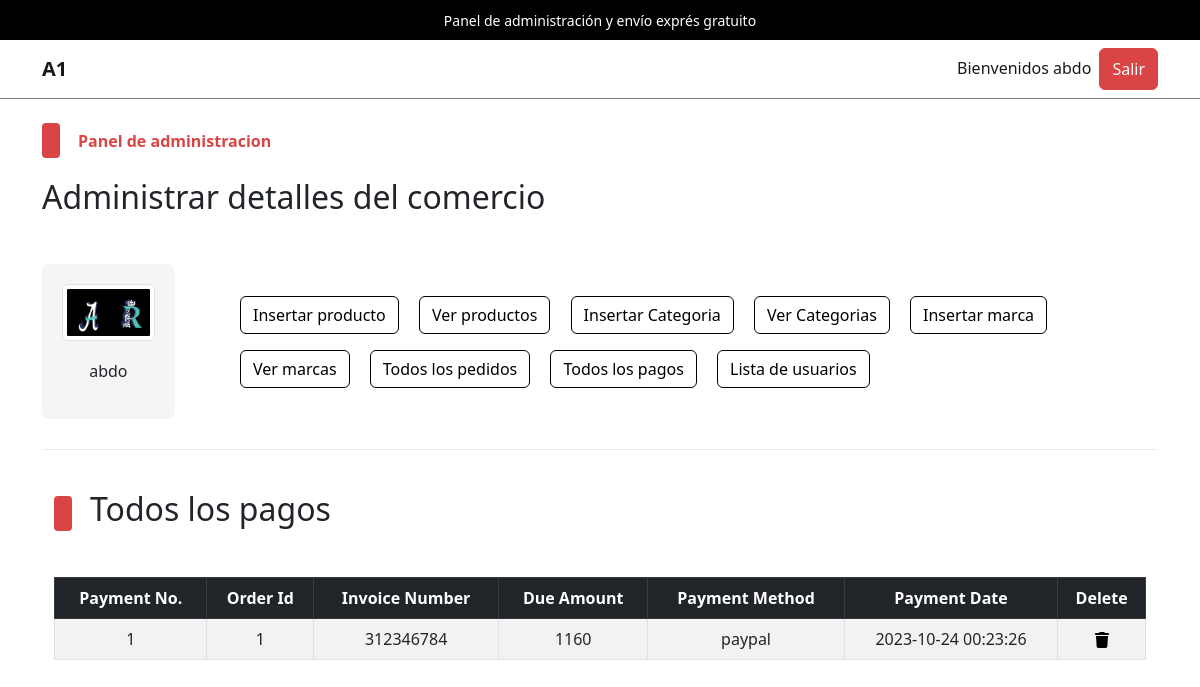
/admin/index.php?list_payments (signed in), run on the app's committed database.
### tables this page shows
CREATE TABLE `admin_table` (
  `admin_id` int(11) NOT NULL,
  `admin_name` varchar(100) NOT NULL,
  `admin_email` varchar(200) NOT NULL,
  `admin_image` varchar(255) NOT NULL,
  `admin_password` varchar(255) NOT NULL
);

CREATE TABLE `user_payments` (
  `payment_id` int(11) NOT NULL,
  `order_id` int(11) NOT NULL,
  `invoice_number` int(11) NOT NULL,
  `amount` int(11) NOT NULL,
  `payment_method` varchar(255) NOT NULL,
  `payment_date` timestamp NOT NULL DEFAULT current_timestamp() ON UPDATE current_timestamp()
);

### admin/list_payments.php (the view, shortened to what this page needs)
<!DOCTYPE html>
<html lang="es">
<head>
</head>
<body>
    <div class="container">
        <div class="categ-header">
            <div class="sub-title">
                <span class="shape"></span>
                <h2>Todos los pagos</h2>
            </div>
        </div>
        <div class="table-data">
            <table class="table table-bordered table-hover table-striped text-center">
                <thead class="table-dark">
                    <?php
                    $get_payment_query = "SELECT * FROM `user_payments`";
                    $get_payment_result = mysqli_query($con, $get_payment_query);
                    $row_count = mysqli_num_rows($get_payment_result);
                    if($row_count!=0){
                        echo "
                        <tr>
                        <th>Payment No.</th>
                        <th>Order Id</th>
                        <th>Invoice Number</th>
                        <th>Due Amount</th>
                        <th>Payment Method</th>
                        <th>Payment Date</th>
                        <th>Delete</th>
                    </tr>
                    ";
                    }
                    ?>
                </thead>
                <tbody>
                    <?php
                    if ($row_count == 0) {
                        echo "<h2 class='text-center text-light p-2 bg-dark'>No payments yet</h2>";
                    } else {
                        $id_number = 1;
                        while ($row_fetch_payments = mysqli_fetch_array($get_payment_result)) {
                            $payment_id = $row_fetch_payments['payment_id'];
                            $order_id = $row_fetch_payments['order_id'];
                            $invoice_number = $row_fetch_payments['invoice_number'];
                            $amount_due = $row_fetch_payments['amount'];
                            $payment_method = $row_fetch_payments['payment_method'];
                            $payment_date = $row_fetch_payments['payment_date'];
                            echo "
                            <tr>
                            <td>$id_number</td>
                            <td>$order_id</td>
                            <td>$invoice_number</td>
                            <td>$amount_due</td>
                            <td>$payment_method</td>
                            <td>$payment_date</td>
                            <td>
                                <a href='index.php?delete_payment=$payment_id' data-bs-toggle='modal' data-bs-target='#deleteModal_$payment_id'>
                                </a>
                                <div class='modal fade' id='deleteModal_$payment_id' tabindex='-1' aria-labelledby='deleteModal_$payment_id.Label' aria-hidden='true'>
                                                            <a class='text-light' href='index.php?delete_payment=$payment_id'>
                                                                Delete Payment No. <strong>$id_number</strong>
                                                            </a>
                                </div>
                            </td>
                        </tr>
                            ";
                            $id_number++;
                        }
                    }
                    ?>
                </tbody>
            </table>
        </div>
    </div>
</body>
</html>

### admin/index.php (shortened to what this page needs)
<?php
    if(isset($_SESSION['admin_username'])){
        $admin_name = $_SESSION['admin_username'];
        $get_admin_data = "SELECT * FROM `admin_table` WHERE admin_name = '$admin_name'";
        $get_admin_result = mysqli_query($con,$get_admin_data);
        $row_fetch_admin_data = mysqli_fetch_array($get_admin_result);
        $admin_name = $row_fetch_admin_data['admin_name'];
        $admin_image = $row_fetch_admin_data['admin_image'];
    }else{
        echo "<script>window.open('./admin_login.php','_self');</script>";
    }
?>
<!DOCTYPE html>
<html lang="es">
<head>
    <link rel="stylesheet" href="../assets/css/bootstrap.css" />
    <link rel="stylesheet" href="../assets/css/main.css" />
</head>
<body>
    <div class="upper-nav primary-bg p-2 px-3 text-center text-break">
        <span>Panel de administración y envío exprés gratuito</span>
    </div>
    <nav class="navbar navbar-expand-lg navbar-light bg-light">
        <div class="container">
            <a class="navbar-brand fw-bold" href="#">A1</a>
            <div class="collapse navbar-collapse" id="navbarSupportedContentad">
                <ul class="navbar-nav ms-auto mb-2 mb-lg-0">
                    <li class="nav-item">
                        <a class="nav-link active" aria-current="page" href="#">Bienvenidos <?php echo $admin_name;?></a>
                    </li>
                    <li class="nav-item">
                    <button class="btn btn-primary p-0 px-1">
                            <a href="./admin_logout.php" class="nav-link text-light">Salir</a>
                        </button>
                    </li>
                </ul>
            </div>
        </div>
    </nav>
    <div class="control">
        <div class="container pt-4 pb-0">
            <div class="categ-header">
                <div class="sub-title">
                    <span class="shape"></span>
                    <span class="title">Panel de administracion</span>
                </div>
                <h2>Administrar detalles del comercio</h2>
            </div>
            <div class="row align-items-center">
                <div class="col-md-2">
                    <div class="admin-image">
                        <a href="./index.php"><img src="./admin_images/<?php echo $admin_image;?>" class="img-thumbnail" alt="Admin Photo"></a>
                        <p><?php echo $admin_name;?></p>
                    </div>
                </div>
                <div class="col-md-10">
                    <div class="buttons">
                        <button class="btn btn-outline-primary m-2">
                            <a href="./insert_product.php" class="nav-link">Insertar producto</a>
                        </button>
                        <button class="btn btn-outline-primary m-2">
                            <a href="index.php?view_products" class="nav-link">Ver productos</a>
                        </button>
                        <button class="btn btn-outline-primary m-2">
                            <a href="index.php?insert_category" class="nav-link">Insertar Categoria</a>
                        </button>
                        <button class="btn btn-outline-primary m-2">
                            <a href="index.php?view_categories" class="nav-link">Ver Categorias</a>
                        </button>
                        <button class="btn btn-outline-primary m-2">
                            <a href="index.php?insert_brand" class="nav-link">Insertar marca</a>
                        </button>
                        <button class="btn btn-outline-primary m-2">
                            <a href="index.php?view_brands" class="nav-link">Ver marcas</a>
                        </button>
                        <button class="btn btn-outline-primary m-2">
                            <a href="index.php?list_orders" class="nav-link">Todos los pedidos</a>
                        </button>
                        <button class="btn btn-outline-primary m-2">
                            <a href="index.php?list_payments" class="nav-link">Todos los pagos</a>
                        </button>
                        <button class="btn btn-outline-primary m-2">
                            <a href="index.php?list_users" class="nav-link">Lista de usuarios</a>
                        </button>
                    </div>
                </div>
            </div>
        </div>
    </div>
    <div class="container">
        <div class="divider"></div>
    </div>
    <div class="change-page">
        <div class="container">
            <?php
            if(isset($_GET['list_payments'])){
                include('./list_payments.php');
            }
            ?>
        </div>
    </div>
</body>
</html>

### assets/css/main.css (style rules this page uses)
* { -webkit-box-sizing: border-box; -moz-box-sizing: border-box; box-sizing: border-box; margin: 0; padding: 0; }
html { scroll-behavior: smooth; }
a { text-decoration: none; color: #000000; cursor: pointer; }
button, input[type="submit"] { cursor: pointer; }
ul { list-style: none; }
.primary-bg { background-color: #000; }
.divider { background-color: #eaeaea; height: 1.5px; width: 100%; margin-top: 30px; margin-bottom: 40px; }
.container .categ-header { display: flex; flex-direction: column; gap: 20px; margin-bottom: 40px; }
.container .categ-header .sub-title { display: flex; flex-direction: row; gap: 18px; align-items: center; }
.container .categ-header .sub-title span:nth-of-type(1) { width: 18px; height: 35px; background-color: #DB4444; border-radius: 4px; -webkit-border-radius: 4px; -moz-border-radius: 4px; -ms-border-radius: 4px; -o-border-radius: 4px; }
.shape { display: inline-block; width: 18px; height: 35px; background-color: #DB4444; border-radius: 4px; -webkit-border-radius: 4px; -moz-border-radius: 4px; -ms-border-radius: 4px; -o-border-radius: 4px; }
.container .categ-header .sub-title span:nth-of-type(2) { color: #DB4444; font-weight: bold; }
.upper-nav span { color: #ffffff; font-size: 14px; }
.bg-light { background-color: #ffffff !important; border-bottom: 1px solid #7D8184; }
.control .container .row .admin-image { width: 80%; background-color: #F5F5F5; padding: 20px; display: flex; flex-direction: column; gap:18px; align-items: center; border-radius: 8px; -webkit-border-radius: 8px; -moz-border-radius: 8px; -ms-border-radius: 8px; -o-border-radius: 8px; }
.control .container .row .admin-image img { width: 100%; }
.control .container .row .buttons a.nav-link { transition: 0s; -webkit-transition: 0s; -moz-transition: 0s; -ms-transition: 0s; -o-transition: 0s; }
td { vertical-align: middle; }

### data on the page
admin_table: admin_name "abdo", admin_image (picture)
user_payments: order "1", invoice_number "312346784", amount "1160", payment_method "paypal", payment_date "2023-10-24 00:23:26"
